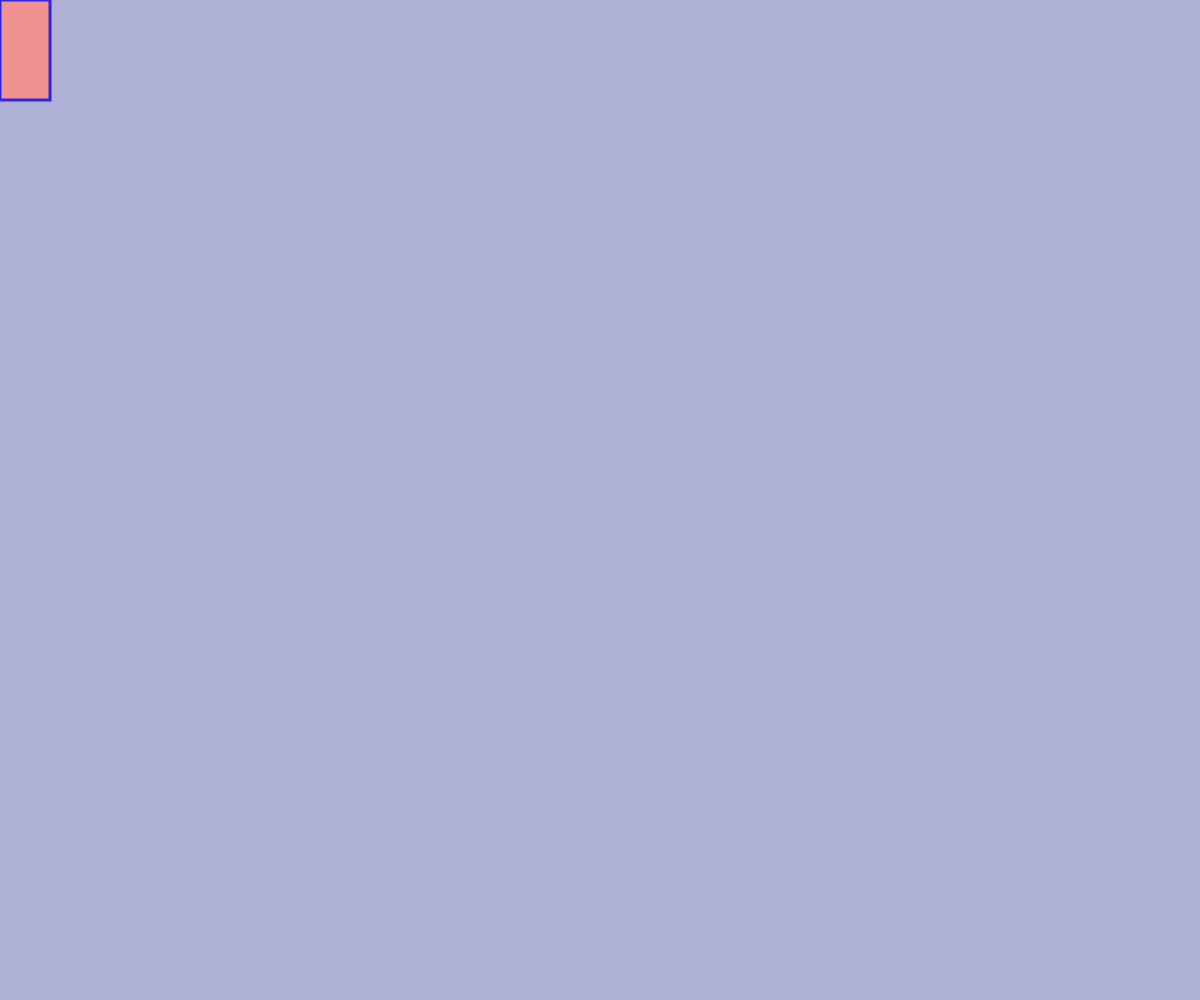
Frame 1 (no input)
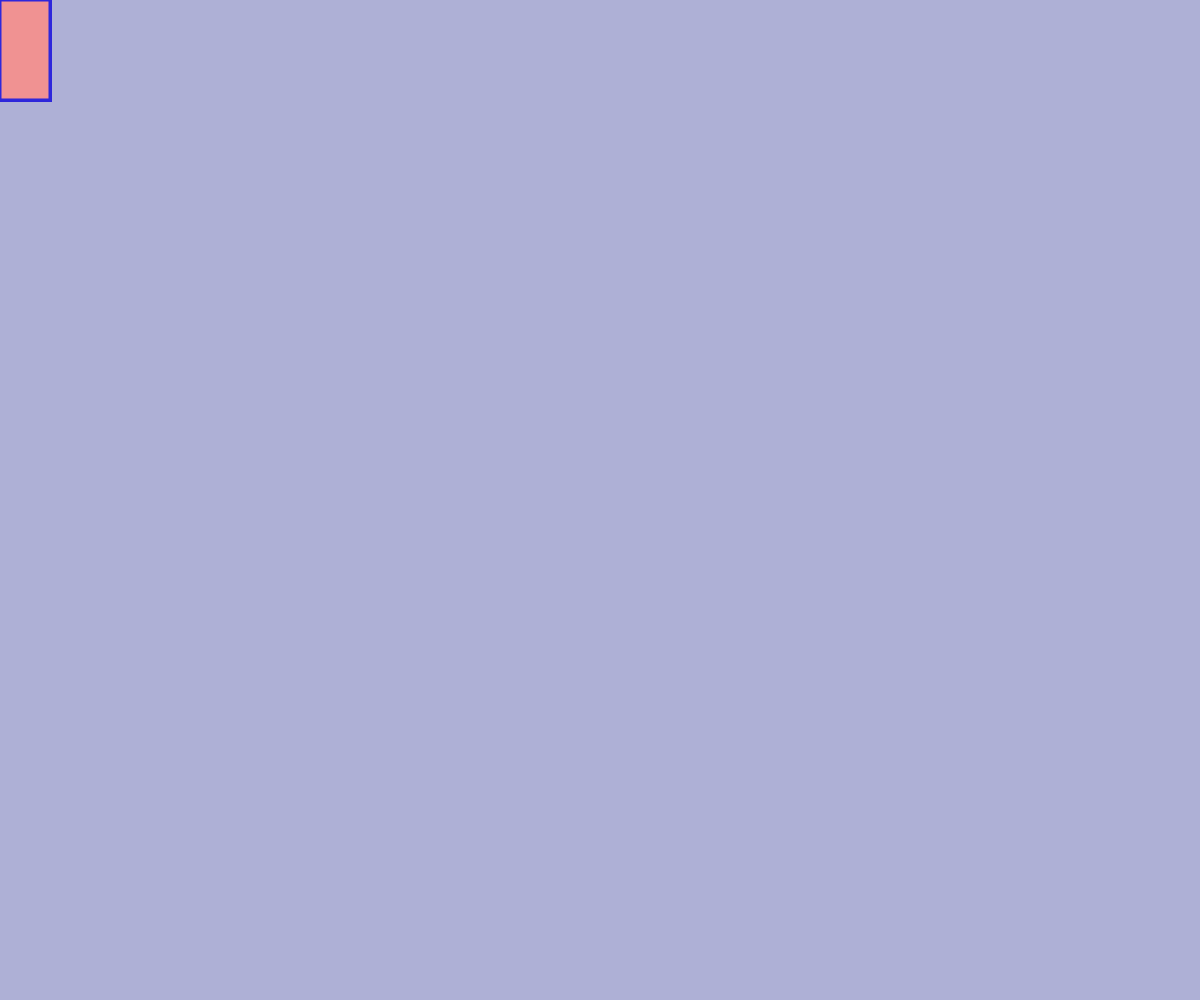
Frame 60 (no input)
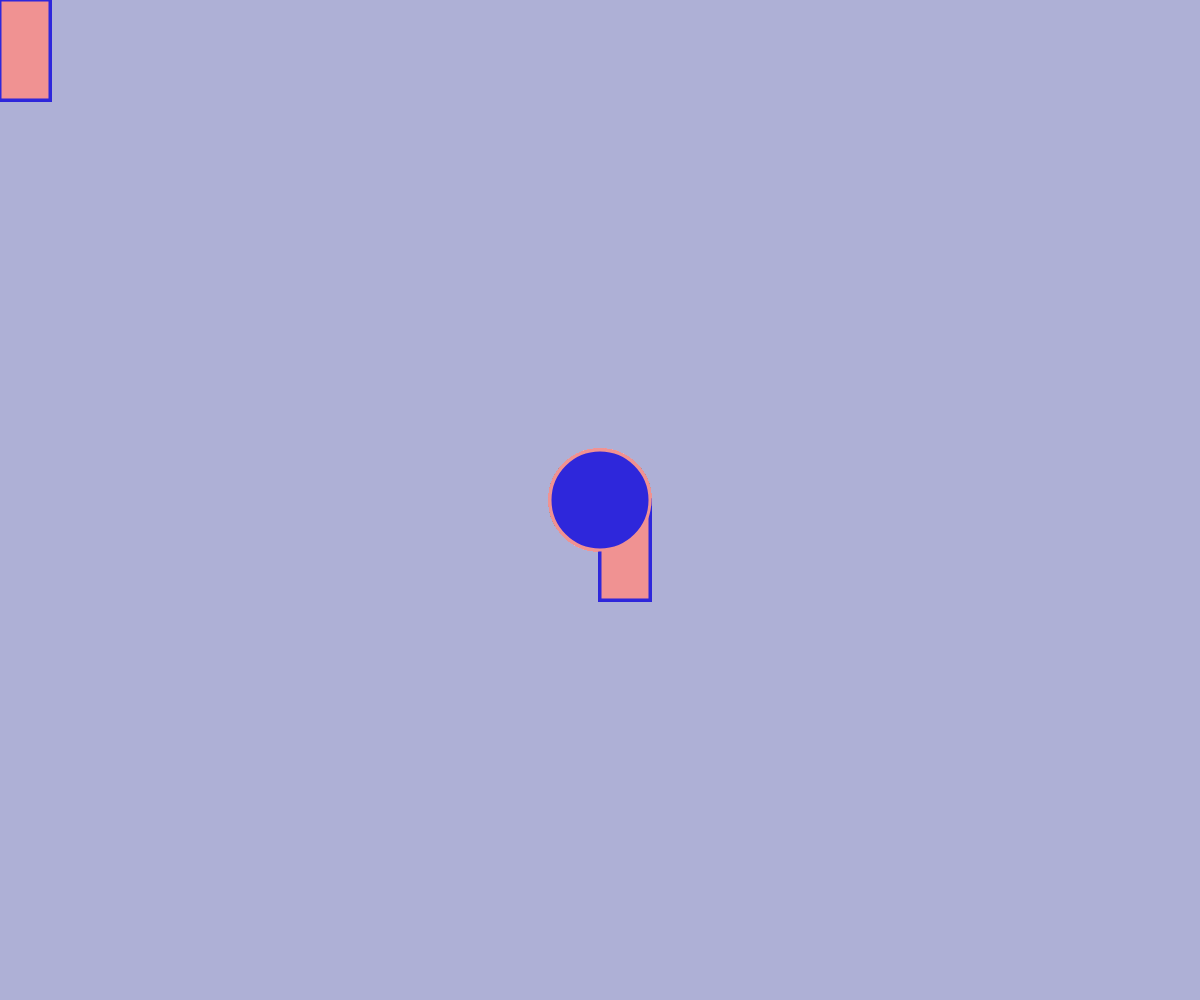
Frame 120 (the mouse pressed at the canvas centre since frame 60)

The p5.js sketch that drew these frames (run headless with seeded random() and noise() and a simulated clock; from frame 60 on, the mouse is pressed at the canvas centre):

// p5.js sketch
// ── sketch.js
var xVal = 200;
var yVal = 200;

var h = 50;
var w = 100

function setup() {
  // put setup code here
  createCanvas(windowWidth,windowHeight);
  background('#AEB0D6');
}

function draw() {
  // put drawing code here
  fill('#F09292');
  stroke('#2E27DB');
  strokeWeight(3);
  rect(mouseX,mouseY,h,w);

 if (mouseIsPressed) {
  fill('#2E27DB');
  stroke('#F09292');
  circle(mouseX,mouseY,100,50);
 }

}
